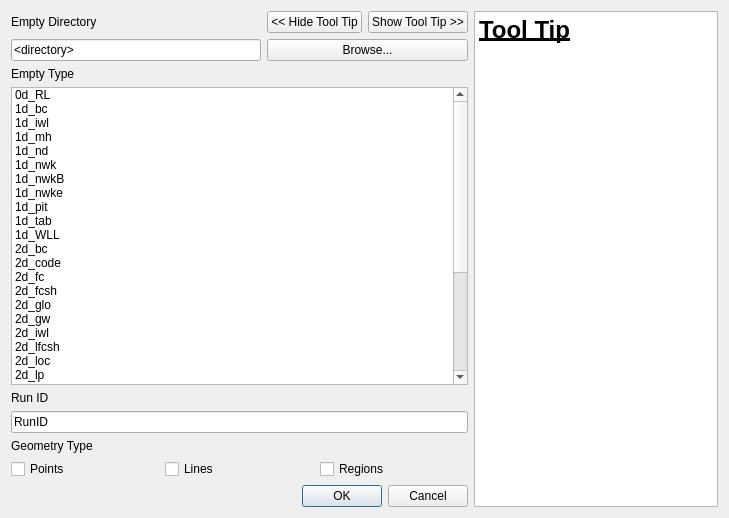
<?xml version="1.0" encoding="UTF-8"?>
<ui version="4.0">
 <class>tuflowqgis_import_empty</class>
 <widget class="QDialog" name="tuflowqgis_import_empty">
  <property name="windowModality">
   <enum>Qt::ApplicationModal</enum>
  </property>
  <property name="enabled">
   <bool>true</bool>
  </property>
  <property name="geometry">
   <rect>
    <x>0</x>
    <y>0</y>
    <width>729</width>
    <height>518</height>
   </rect>
  </property>
  <property name="mouseTracking">
   <bool>false</bool>
  </property>
  <property name="windowTitle">
   <string>Import TUFLOW Empty File</string>
  </property>
  <layout class="QGridLayout" name="gridLayout_2">
   <item row="0" column="0">
    <layout class="QGridLayout" name="gridLayout">
     <item row="8" column="0" colspan="4">
      <widget class="QDialogButtonBox" name="buttonBox">
       <property name="orientation">
        <enum>Qt::Horizontal</enum>
       </property>
       <property name="standardButtons">
        <set>QDialogButtonBox::Cancel|QDialogButtonBox::Ok</set>
       </property>
      </widget>
     </item>
     <item row="0" column="0">
      <widget class="QLabel" name="label1">
       <property name="text">
        <string>Empty Directory</string>
       </property>
      </widget>
     </item>
     <item row="7" column="0" colspan="4">
      <layout class="QHBoxLayout" name="horizontalLayout">
       <item>
        <widget class="QCheckBox" name="checkPoint">
         <property name="text">
          <string>Points</string>
         </property>
        </widget>
       </item>
       <item>
        <widget class="QCheckBox" name="checkLine">
         <property name="text">
          <string>Lines</string>
         </property>
        </widget>
       </item>
       <item>
        <widget class="QCheckBox" name="checkRegion">
         <property name="text">
          <string>Regions</string>
         </property>
        </widget>
       </item>
      </layout>
     </item>
     <item row="1" column="0">
      <widget class="QLineEdit" name="emptydir">
       <property name="minimumSize">
        <size>
         <width>250</width>
         <height>0</height>
        </size>
       </property>
       <property name="text">
        <string>&lt;directory&gt;</string>
       </property>
       <property name="readOnly">
        <bool>false</bool>
       </property>
      </widget>
     </item>
     <item row="2" column="0">
      <widget class="QLabel" name="label2">
       <property name="text">
        <string>Empty Type</string>
       </property>
      </widget>
     </item>
     <item row="5" column="0" colspan="4">
      <widget class="QLineEdit" name="txtRunID">
       <property name="text">
        <string>RunID</string>
       </property>
       <property name="readOnly">
        <bool>false</bool>
       </property>
      </widget>
     </item>
     <item row="4" column="0">
      <widget class="QLabel" name="label3">
       <property name="text">
        <string>Run ID</string>
       </property>
      </widget>
     </item>
     <item row="6" column="0">
      <widget class="QLabel" name="label4">
       <property name="text">
        <string>Geometry Type</string>
       </property>
      </widget>
     </item>
     <item row="3" column="0" colspan="4">
      <widget class="QListWidget" name="emptyType">
       <property name="selectionMode">
        <enum>QAbstractItemView::ExtendedSelection</enum>
       </property>
       <item>
        <property name="text">
         <string>0d_RL</string>
        </property>
       </item>
       <item>
        <property name="text">
         <string>1d_bc</string>
        </property>
       </item>
       <item>
        <property name="text">
         <string>1d_iwl</string>
        </property>
       </item>
       <item>
        <property name="text">
         <string>1d_mh</string>
        </property>
       </item>
       <item>
        <property name="text">
         <string>1d_nd</string>
        </property>
       </item>
       <item>
        <property name="text">
         <string>1d_nwk</string>
        </property>
       </item>
       <item>
        <property name="text">
         <string>1d_nwkB</string>
        </property>
       </item>
       <item>
        <property name="text">
         <string>1d_nwke</string>
        </property>
       </item>
       <item>
        <property name="text">
         <string>1d_pit</string>
        </property>
       </item>
       <item>
        <property name="text">
         <string>1d_tab</string>
        </property>
       </item>
       <item>
        <property name="text">
         <string>1d_WLL</string>
        </property>
       </item>
       <item>
        <property name="text">
         <string>2d_bc</string>
        </property>
       </item>
       <item>
        <property name="text">
         <string>2d_code</string>
        </property>
       </item>
       <item>
        <property name="text">
         <string>2d_fc</string>
        </property>
       </item>
       <item>
        <property name="text">
         <string>2d_fcsh</string>
        </property>
       </item>
       <item>
        <property name="text">
         <string>2d_glo</string>
        </property>
       </item>
       <item>
        <property name="text">
         <string>2d_gw</string>
        </property>
       </item>
       <item>
        <property name="text">
         <string>2d_iwl</string>
        </property>
       </item>
       <item>
        <property name="text">
         <string>2d_lfcsh</string>
        </property>
       </item>
       <item>
        <property name="text">
         <string>2d_loc</string>
        </property>
       </item>
       <item>
        <property name="text">
         <string>2d_lp</string>
        </property>
       </item>
       <item>
        <property name="text">
         <string>2d_mat</string>
        </property>
       </item>
       <item>
        <property name="text">
         <string>2d_oz</string>
        </property>
       </item>
       <item>
        <property name="text">
         <string>2d_po</string>
        </property>
       </item>
       <item>
        <property name="text">
         <string>2d_rf</string>
        </property>
       </item>
       <item>
        <property name="text">
         <string>2d_sa</string>
        </property>
       </item>
       <item>
        <property name="text">
         <string>2d_sa_rf</string>
        </property>
       </item>
       <item>
        <property name="text">
         <string>2d_sa_tr</string>
        </property>
       </item>
       <item>
        <property name="text">
         <string>2d_soil</string>
        </property>
       </item>
       <item>
        <property name="text">
         <string>2d_vzsh</string>
        </property>
       </item>
       <item>
        <property name="text">
         <string>2d_z__</string>
        </property>
       </item>
       <item>
        <property name="text">
         <string>2d_zsh</string>
        </property>
       </item>
       <item>
        <property name="text">
         <string>2d_zshr</string>
        </property>
       </item>
      </widget>
     </item>
     <item row="1" column="1" colspan="3">
      <widget class="QPushButton" name="browsedir">
       <property name="text">
        <string>Browse...</string>
       </property>
      </widget>
     </item>
     <item row="0" column="1" colspan="3">
      <layout class="QHBoxLayout" name="horizontalLayout_2">
       <item>
        <widget class="QPushButton" name="pbHideToolTip">
         <property name="text">
          <string>&lt;&lt; Hide Tool Tip</string>
         </property>
        </widget>
       </item>
       <item>
        <widget class="QPushButton" name="pbShowToolTip">
         <property name="text">
          <string>Show Tool Tip &gt;&gt;</string>
         </property>
        </widget>
       </item>
      </layout>
     </item>
    </layout>
   </item>
   <item row="0" column="1">
    <widget class="QTextBrowser" name="teToolTip">
     <property name="html">
      <string>&lt;!DOCTYPE HTML PUBLIC &quot;-//W3C//DTD HTML 4.0//EN&quot; &quot;http://www.w3.org/TR/REC-html40/strict.dtd&quot;&gt;
&lt;html&gt;&lt;head&gt;&lt;meta name=&quot;qrichtext&quot; content=&quot;1&quot; /&gt;&lt;style type=&quot;text/css&quot;&gt;
p, li { white-space: pre-wrap; }
&lt;/style&gt;&lt;/head&gt;&lt;body style=&quot; font-family:'MS Shell Dlg 2'; font-size:8.25pt; font-weight:400; font-style:normal;&quot;&gt;
&lt;p style=&quot; margin-top:0px; margin-bottom:0px; margin-left:0px; margin-right:0px; -qt-block-indent:0; text-indent:0px;&quot;&gt;&lt;span style=&quot; font-size:18pt; font-weight:600; text-decoration: underline;&quot;&gt;Tool Tip&lt;/span&gt;&lt;/p&gt;&lt;/body&gt;&lt;/html&gt;</string>
     </property>
     <property name="openExternalLinks">
      <bool>true</bool>
     </property>
    </widget>
   </item>
  </layout>
 </widget>
 <resources/>
 <connections>
  <connection>
   <sender>buttonBox</sender>
   <signal>accepted()</signal>
   <receiver>tuflowqgis_import_empty</receiver>
   <slot>accept()</slot>
   <hints>
    <hint type="sourcelabel">
     <x>248</x>
     <y>254</y>
    </hint>
    <hint type="destinationlabel">
     <x>157</x>
     <y>274</y>
    </hint>
   </hints>
  </connection>
  <connection>
   <sender>buttonBox</sender>
   <signal>rejected()</signal>
   <receiver>tuflowqgis_import_empty</receiver>
   <slot>reject()</slot>
   <hints>
    <hint type="sourcelabel">
     <x>316</x>
     <y>260</y>
    </hint>
    <hint type="destinationlabel">
     <x>286</x>
     <y>274</y>
    </hint>
   </hints>
  </connection>
 </connections>
</ui>
